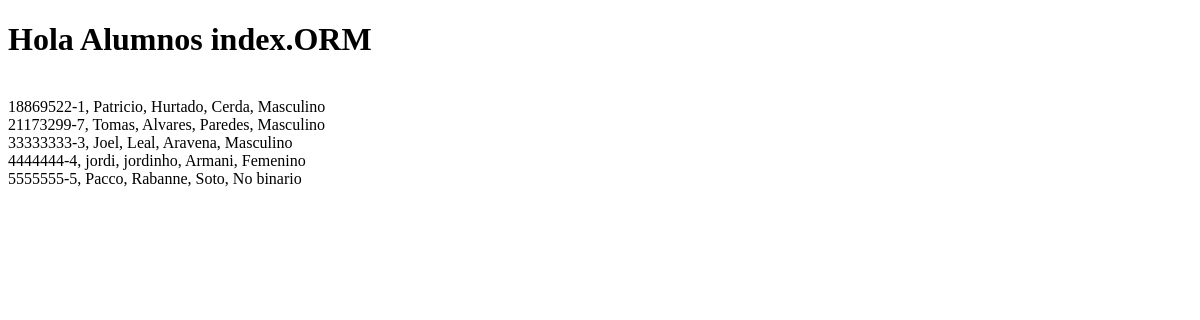
/alumnos/index, run on an earlier commit of the app's database.
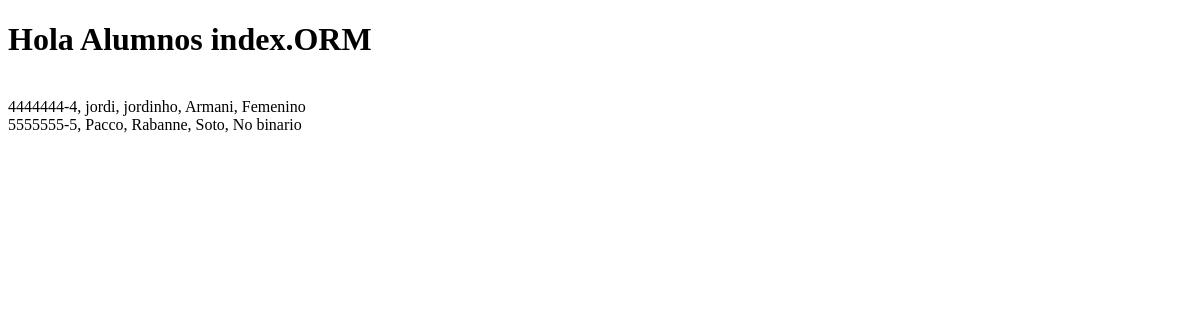
And on a later commit of the database.
### alumnos/models.py (models this page shows, shortened)
class Alumno(models.Model):
    rut              = models.CharField(primary_key=True, max_length=10)
    nombre           = models.CharField(max_length=20)
    apellido_paterno = models.CharField(max_length=20)
    apellido_materno = models.CharField(max_length=20)
    fecha_nacimiento = models.DateField(blank=False, null=False)
    id_genero        = models.ForeignKey('Genero',on_delete=models.CASCADE, db_column='idGenero')
    telefono         = models.CharField(max_length=45)
    email            = models.EmailField(unique=True, max_length=100, blank=True, null=True)
    direccion        = models.CharField(max_length=50, blank=True, null=True)
    activo           = models.IntegerField()

class Genero(models.Model):
    id_genero  = models.AutoField(db_column='idGenero', primary_key=True)
    genero     = models.CharField(max_length=20, blank=False, null=False)

### alumnos/views.py (the view)
# urls.py: path('index', views.index, name='index'),
def index(request):
    alumnos = Alumno.objects.all()
    context={"alumnos" :alumnos}
    return render(request, 'alumnos/index.html', context)

### alumnos/templates/alumnos/index.html (shortened to what this page needs)
<!DOCTYPE html>
<html lang="en">
<head>
</head>
<body>
    <h1>Hola Alumnos index.ORM</h1>
    <br>
    {% for alumno in alumnos %}
        {{alumno.rut}}, {{alumno.nombre}}, {{alumno.apellido_paterno}},
        {{alumno.apellido_materno}}, {{alumno.id_genero.genero}} <br>
    {% endfor %}
</body>
</html>

What changed in the data, as far as the page shows it:
removed Alumno: rut "18869522-1", nombre "Patricio", apellido_paterno "Hurtado", apellido_materno "Cerda", id_genero.genero "Masculino"
removed Alumno: rut "21173299-7", nombre "Tomas", apellido_paterno "Alvares", apellido_materno "Paredes", id_genero.genero "Masculino"
removed Alumno: rut "33333333-3", nombre "Joel", apellido_paterno "Leal", apellido_materno "Aravena", id_genero.genero "Masculino"
